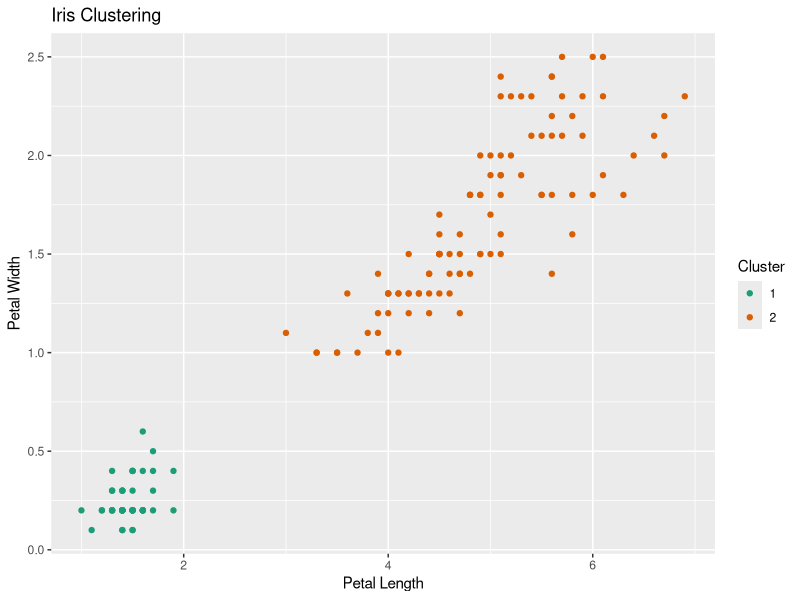
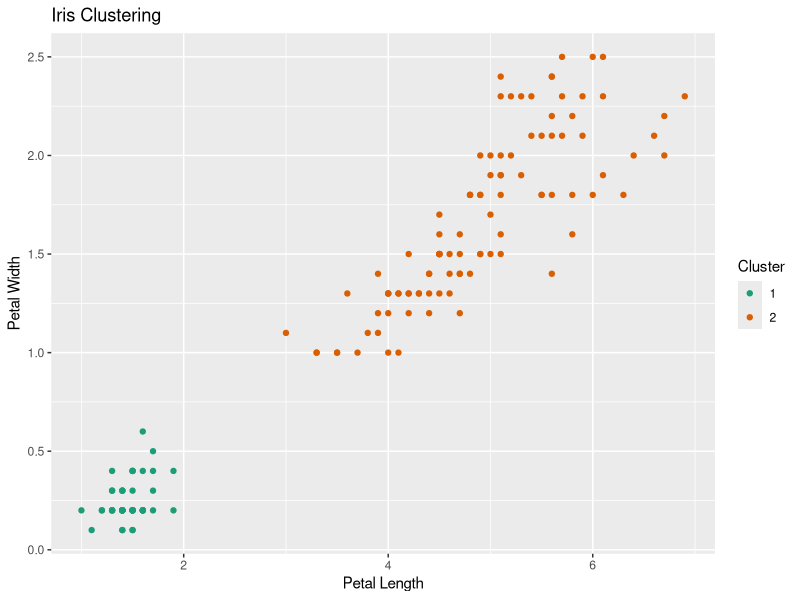
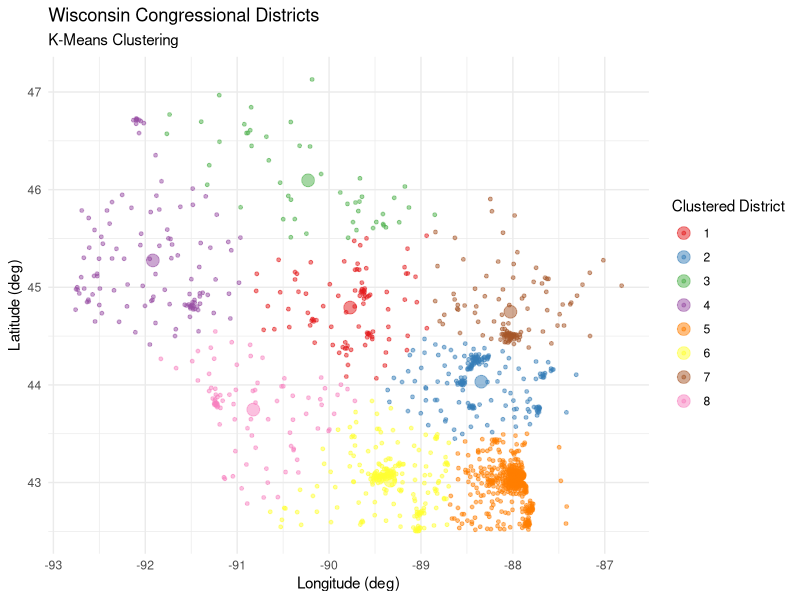
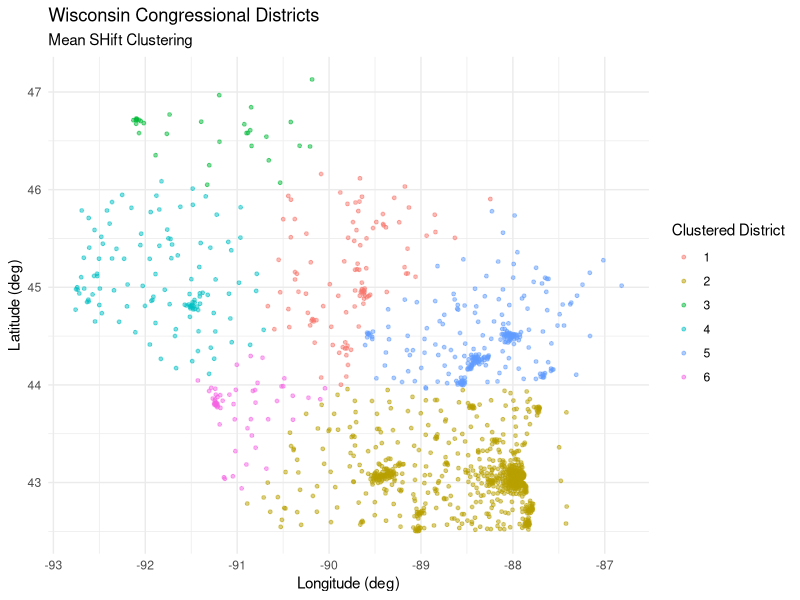

Source code (R) for these figures, in order:
## ---- chunk 1
library(knitr)
knitr::opts_chunk$set(echo = TRUE)
library(magrittr)
library(ggplot2)
library(dplyr)
## ---- chunk 2
summary(iris)
## ---- chunk 3
# We only need the two columns of data that we will be clustering
TestData <- iris %>% transmute(Petal.Length, Petal.Width)

# Scaling Data
TestData$Petal.Length <- (TestData$Petal.Length-mean(TestData$Petal.Length))/sd(TestData$Petal.Length)
TestData$Petal.Width <- (TestData$Petal.Width-mean(TestData$Petal.Width))/sd(TestData$Petal.Width)

TestDataMat <- t(TestData)

## ---- chunk 4
#meanshift algorithm

meanShiftOperator <- function( x, points, h=1,
kernel="epanechnikovKernel" ){
	
	## mean-shift operator
	
	## compute distances
	distances <- apply( points, 2, distanceFunction, y=x )
	
	## scale by bandwidth
	scaled.distances <- distances / h
	
	## evaluate kernel
	kernel <- get( kernel )
	kernel.values <- kernel( scaled.distances )
	
	## weights denominator
	total.sum <- sum( kernel.values )
	
	## mean-shift weights
	if( total.sum > 0 ){
		
		## update
		kernel.weights <- kernel.values / sum( kernel.values )
		output <- points %*% kernel.weights
		
	} else{
		
		output <- x
		
	}
	
	return( output )
	
}

###

meanShiftAlgorithm <- function( x, points, h=1, kernel="epanechnikovKernel",
tol.stop=1e-6 ){
	
	close.enough <- FALSE

	old.x <- x
	
	## while the trajectory has not converged
	## (update produced a shift larger than 'tol.stop')
	while( !close.enough ) {

		## apply mean-shift operator and update
		new.x <- meanShiftOperator( x=old.x, points=points, h=h,
		kernel=kernel )

		distance <- distanceFunction( old.x, new.x )

		old.x <- new.x

		close.enough <- ( distance < tol.stop )

	}
	
	return( new.x )
	
}

###

meanShiftAlgorithmAll <- function( X, h=NULL, kernel="epanechnikovKernel",
tol.stop=1e-6, multi.core=FALSE ){
	
	if( is.null( h ) ){
		
		h <- quantile( dist( t( X ) ), 0.3 )
		
	}
	
	if( multi.core ){
		
		## MULTICORE REQUIRES 'parallel' LIBRARY
				
		X.list <- lapply( apply( X, 2, list ), unlist )
		
		multi.core.output <- mclapply( X.list, meanShiftAlgorithm,
		points=X, h=h, kernel=kernel, tol.stop=tol.stop )
		
		output <- do.call( cbind, multi.core.output )
		
	} else{
		
		M <- X
		n <- ncol( X )
		
		pb <- txtProgressBar( min=0, max=n, style=3 )
		
		for( i in 1:n ){
			
			M[,i] <- meanShiftAlgorithm( x=X[,i], points=X, h=h,
			kernel=kernel, tol.stop=tol.stop )
			
			setTxtProgressBar( pb, i )
			
		}
		
		close( pb )
		
		output <- M
	
	}

	message( "\nMean-shift algorithm ran successfully.\n")
	
	return( output )
	
}

###

msClustering <- function( X, h=NULL, kernel="epanechnikovKernel",
tol.stop=1e-6, tol.epsilon=1e-3, multi.core=FALSE ){
	
	# minimal input checking
	X <- as.matrix( X )
		
	if( ncol( X ) <= 1 ){
		
		message( "The input matrix X has only one column: ",
		"returning input.")
		return( X )
	}
	
	if( !is.element( kernel, paste( c( "epanechnikov", "cubic", 
	"gaussian", "exponential"), "Kernel", sep="" ) ) ){
		
		stop( "Invalid kernel name.")
		
	}
	
	if( !is.null( h ) && h <= 0 ){
		
		stop( "The bandwidth must be strictly positive." )
		
	}
		
	if( tol.stop <= 0 || tol.epsilon <= 0 ){
		
		stop( "All tolerances must be strictly positive.")
		
	}
		
	## run mean-shift algorithm
	message( "\nRunning mean-shift algorithm...\n" )
	
	if( multi.core ){
		
		n.cores <- getOption( "mc.cores" )
		
		if( is.null( n.cores ) ){
			
			readInteger <- function(){
				
				n <- readline( "Enter number of cores: " )
				
				n <- as.integer( n )
				
				return( n )
				
			}
			
			n.cores <- readInteger()
			
			if( n.cores < 1 ){
				
				n.cores <- 1
				options( mc.cores=n.cores )
				
				cat( "\n" )
								
				warning( "\nInvalid choice for the number ",
				"of cores: 'mc.cores' option set to 1. To change, ",
				"use options( mc.cores=n ) where n is the desired ",
				"number of cores." )
				
			} else{
				
				options( mc.cores=n.cores )
				message( "\n'mc.cores' option set to ",
				as.character( n.cores ),".\n" )
				
			}
			
		}
		
		message( "Using ", as.character( n.cores ),
		" cores..." )
	
	}
			
	mean.shift.algorithm <- meanShiftAlgorithmAll( X=X, h=h,
	kernel=kernel, tol.stop=tol.stop, multi.core=multi.core )
	
	## find connected components
	message( "Finding clusters..." )
	output <- connectedComponents( X=mean.shift.algorithm,
	tol.epsilon=tol.epsilon )
	
	invisible( output )
	
}






## ---- chunk 5
gaussianKernel <- function( x ){
	
	## function to evaluate the asymmetric gaussian kernel	
	computeGaussianKernel <- function( y ){
	
		if( 0 <= y ){
		
			value <- 2 / 0.388 * dnorm( y / 0.388 )
		
		} else{
		
			value <- 0
		
		}
	
		return( value )
	
	}
	
	output <- sapply( x, computeGaussianKernel )
	
	return( output )
		
}


###

exponentialKernel <- function( x ){
	
	## function to evaluate the asymmetric exponential kernel	
	computeExponentialKernel <- function( y ){
	
		if( 0 <= y ){
		
			value <- dexp( y, rate=4.61 )
		
		} else{
		
			value <- 0
		
		}
	
		return( value )
	
	}
	
	output <- sapply( x, computeExponentialKernel )
	
	return( output )
		
}

###

cubicKernel <- function( x ){
	
	## function to evaluate the asymmetric cubic kernel	
	computeCubicKernel <- function( y ){
	
		if( 0 <= y && y<= 1 ){
		
			value <- 4 * ( 1 - y )^3
		
		} else{
		
			value <- 0
		
		}
	
		return( value )
	
	}
	
	output <- sapply( x, computeCubicKernel )
	
	return( output )
		
}

###

epanechnikovKernel <- function( x ){
	
	## function to evaluate the asymmetric Epanechnikov kernel	
	computeEpanechnikovKernel <- function( y ){
	
		if( 0 <= y && y<= 1 ){
		
			value <- 3 / 2 * ( 1 - y^2 )
		
		} else{
		
			value <- 0
		
		}
	
		return( value )
	
	}
	
	output <- sapply( x, computeEpanechnikovKernel )
	
	return( output )
		
}

###

distanceFunction <- function( x, y ){
	
	## function to compute the standard euclidean distance
	output <- sqrt( sum( ( x - y )^2 ) )
	
	return( output )
	
}

###

connectedComponents <- function( X, tol.epsilon=1e-3 ){

	N <- ncol( X )
	
	## initialize components matrix
	C <- X
	
	## initialize components vector
	labels <- vector( mode="integer", length=N )
	
	K <- 1 
	labels[1] <- 1
	C[,1] <- X[,1]
	
	# pb <- txtProgressBar( min=0, max=N, style=3 )
	
	## efficient connected component algorithm
	for( n in 2:N ){
		
		assigned <- FALSE
				
		for( k in 1:K ){
			
			distance <- distanceFunction( X[,n], C[,k] )
			
			if( distance < tol.epsilon ){
				
				labels[n] <- k
				assigned <- TRUE
				break
				
			}
			
		}
		
		if( !assigned ){
			
			K <- K + 1
			labels[n] <- K
			C[,K] <- X[,n]
			
		}
		
		# setTxtProgressBar( pb, n )
		
	}
	
	C <- as.matrix( C[,1:K] )
	colnames( C ) <- paste( "mode", 1:K, sep="" )
	
	labels <- as.integer( labels )
	
	output <- list( components=C, labels=labels )
	
	# close( pb )
	
	message( "\nThe algorithm found ", as.character( K ),
	" clusters.\n")
	
	return( output )
		
}


## ---- chunk 6
blurringMeanShiftOperator <- function( X, h=1, kernel="epanechnikovKernel" ){
	
	n.curves <- ncol( X )
	
	## compute distances
	distances <- as.matrix( dist( t( X ), diag=TRUE, upper=TRUE ) )
	
	## scale by bandwidth
	scaled.distances <- distances / h
	
	## evaluate kernel
	kernel <- get( kernel )
	kernel.values <- matrix( kernel( scaled.distances ), nrow=n.curves,
	ncol=n.curves ) 
	
	## weights denominators
	total.sum <- colSums( kernel.values )
	
	## weights
	kernel.weights <- kernel.values / total.sum

	## update
	new.X <- X%*%t( kernel.weights )
	
	output <- new.X
	
	return( new.X )
	
}

blurringMeanShiftAlgorithm <- function( X, h=NULL,
kernel="epanechnikovKernel", tol.stop=1e-6, max.iter=100 ){
	
	if( is.null( h ) ){
		
		h <- quantile( dist( t( X ) ), 0.3 )
		
	}
	
	close.enough <- FALSE
	
	old.X <- X
	
	iter <- 0
	not.converged <- FALSE
	
	## while the largest update corresponds to a shift
	## larger than 'tol.stop' and while number of iterations
	## is smaller than 'max.iter'
	while( !close.enough ){
		
		## apply blurring mean-shift operator and update
		iter <- iter + 1
		
		new.X <- blurringMeanShiftOperator( X=old.X, h=h, kernel=kernel )
		
		distance <- max( sqrt( colSums( old.X - new.X )^2 ) )
		
		old.X <- new.X
		
		close.enough <- ( distance < tol.stop )
		
		if( iter >= max.iter ){
			
			not.converged <- TRUE
			break
			
		}
		
	}
	
	if( not.converged ){
		
		if( kernel == "epanechnikovKernel"){
			
			warning( "Reached maximum number of iterations (", 
			as.character( max.iter),"). The algorithm ",
			"didn't converge. Try increasing max.iter." )
			
		} else{

			warning( "Reached maximum number of iterations (", 
			as.character( max.iter),"). The algorithm ",
			"didn't converge. Try kernel=\"epanechnikovKernel\"." )
			
		}
		
	} else{

		message( "Blurring mean-shift algorithm ran successfully.\n")
			
	}
	
	return( new.X )
	
}

bmsClustering <- function( X, h=NULL, kernel="epanechnikovKernel",
tol.stop=1e-6, max.iter=100, tol.epsilon=1e-3 ){
	
	# minimal input checking
	X <- as.matrix( X )
	max.iter <- as.integer( max.iter )
	
	if( ncol( X ) <= 1 ){
		
		message( "The input matrix X has only one column: ",
		"returning input.")
		return( X )
	}

	if( !is.element( kernel, paste( c( "epanechnikov", "cubic", 
	"gaussian", "exponential"), "Kernel", sep="" ) ) ){
		
		stop( "Invalid kernel name.")
		
	}
	
	if( !is.null( h ) && h <= 0 ){
		
		stop( "The bandwidth must be strictly positive." )
				
	}
	
	if( max.iter <= 0 ){
		
		stop( "The maximum number of iterations must be a positive ",
		"integer." )
		
	}
	
	if( tol.stop <= 0 || tol.epsilon <= 0 ){
		
		stop( "All tolerances must be strictly positive.")
		
	}
	
	## run blurring mean-shift algorithm
	message( "\nRunning blurring mean-shift algorithm...\n" )
	
	blurring.mean.shift.algorithm <- blurringMeanShiftAlgorithm( X=X,
	h=h, kernel=kernel, tol.stop=tol.stop, max.iter=max.iter )
	
	## find connected components
	message( "Finding clusters..." )
	output <- connectedComponents( X=blurring.mean.shift.algorithm,
	tol.epsilon=tol.epsilon )
	
	invisible( output )

}


## ---- chunk 7
#set.seed(1)
# Set Parameters
K <- 2           # Number of clusters
MaxIter <- 10     # Maximum number of kmeans iterations



X <- TestDataMat
h <- .8
kernel <- "epanechnikovKernel" #"epanechnikovKernel", "cubicKernel", "gaussianKernel", "exponentialKernel"
tol.stop <- 1e-6
tol.epsilon <- 1e-04
multi.core <- FALSE
max.iter <- 100


clust <- kmeans(TestData, centers = K, iter.max = MaxIter)
clust_ms <- bmsClustering(X = X,
                         h=h,
                         kernel = kernel,
                         tol.stop = tol.stop,
                         tol.epsilon = tol.epsilon,
                         max.iter = max.iter)

TestData2 <- iris
TestData2$cluster <- as.factor(clust$cluster)

TestData3 <- iris
TestData3$cluster <- as.factor(clust_ms$labels)
## ---- chunk 8

ggplot(TestData2) +
    geom_point(aes(x = Petal.Length, y = Petal.Width, color = cluster)) +
    labs(x = "Petal Length", y = "Petal Width", title = "Iris Clustering",
         color = "Cluster") + 
    scale_color_brewer(palette = "Dark2")

ggplot(TestData3) +
    geom_point(aes(x = Petal.Length, y = Petal.Width, color = cluster)) +
    labs(x = "Petal Length", y = "Petal Width", title = "Iris Clustering",
         color = "Cluster") + 
    scale_color_brewer(palette = "Dark2")

## ---- chunk 9
Data <- read.csv("Wisconsin.csv")

# Reducing data set to only clustering parameters
CongressData <- Data %>% transmute(LATITUDE, LONGITUDE)
# Scaling Data
CongressData$LATITUDE <- (CongressData$LATITUDE-mean(CongressData$LATITUDE))/sd(CongressData$LATITUDE)
CongressData$LONGITUDE <- (CongressData$LONGITUDE-mean(CongressData$LONGITUDE))/sd(CongressData$LONGITUDE)
CongressDataMat <- t(CongressData)

# Set Input Values
K = 8
IterMax = 5



# Run K-Means Algorithm
CongressCluster <- kmeans(CongressData, centers = K, iter.max = IterMax)

X <- CongressDataMat
h <- 1
kernel <- "epanechnikovKernel" #"epanechnikovKernel", "cubicKernel", "gaussianKernel", "exponentialKernel"
tol.stop <- 1e-10
tol.epsilon <- 1e-04
multi.core <- FALSE
max.iter <- 100


Congress_clust_ms <- bmsClustering(X = X,
                         h=h,
                         kernel = kernel,
                         tol.stop = tol.stop,
                         tol.epsilon = tol.epsilon,
                         max.iter = max.iter)
## ---- chunk 10
# Unscale data for plotting and extract clusters associated with each Census tract
PlotCongressData <- Data %>% transmute(LATITUDE, LONGITUDE, POPULATION)
PlotCongressData$cluster <- CongressCluster$cluster

# Create dataframe for plotting cluster centers
Centers <- as.data.frame(CongressCluster$centers)
Centers$LATITUDE <- Centers$LATITUDE*sd(PlotCongressData$LATITUDE) + mean(PlotCongressData$LATITUDE)
Centers$LONGITUDE <- Centers$LONGITUDE*sd(PlotCongressData$LONGITUDE) + mean(PlotCongressData$LONGITUDE)
Centers$cluster <- 1:K

# Unscale data for plotting and extract clusters associated with each Census tract
PlotCongressDataMS <- Data %>% transmute(LATITUDE, LONGITUDE, POPULATION)
PlotCongressDataMS$cluster <- Congress_clust_ms$labels

# Create dataframe for plotting cluster centers
#CentersMS <- as.data.frame(Congress_clust_ms$assignment)
#CentersMS$LATITUDE <- CentersMS$LATITUDE*sd(PlotCongressDataMS$LATITUDE) + mean(PlotCongressDataMS$LATITUDE)
#CentersMS$LONGITUDE <- CentersMS$LONGITUDE*sd(PlotCongressDataMS$LONGITUDE) + mean(PlotCongressDataMS$LONGITUDE)
#CentersMS$cluster <- 1:length(unique(Congress_clust_ms$assignment))


ggplot() +
    geom_point(data = PlotCongressData,
               aes(x = LONGITUDE, y = LATITUDE, color = as.factor(cluster)),
               alpha = 1/2, size = 1) +
    geom_point(data = Centers,
               aes(x = LONGITUDE, y = LATITUDE, color = as.factor(cluster)),
               alpha = 1/2, size = 4) +
    labs(x = "Longitude (deg)", y = "Latitude (deg)", title = "Wisconsin Congressional Districts",
         subtitle = "K-Means Clustering",
         color = "Clustered District") + 
    theme_minimal() +
    scale_color_brewer(palette = "Set1")

ggplot() +
    geom_point(data = PlotCongressDataMS,
               aes(x = LONGITUDE, y = LATITUDE, color = as.factor(cluster)),
               alpha = 1/2, size = 1) +
    #geom_point(data = Centers,
     #          aes(x = LONGITUDE, y = LATITUDE, color = as.factor(cluster)),
      #         alpha = 1/2, size = 4) +
    labs(x = "Longitude (deg)", y = "Latitude (deg)", title = "Wisconsin Congressional Districts",
         subtitle = "Mean SHift Clustering",
         color = "Clustered District") +
    theme_minimal() #+
    #scale_color_brewer(palette = "Set1")

